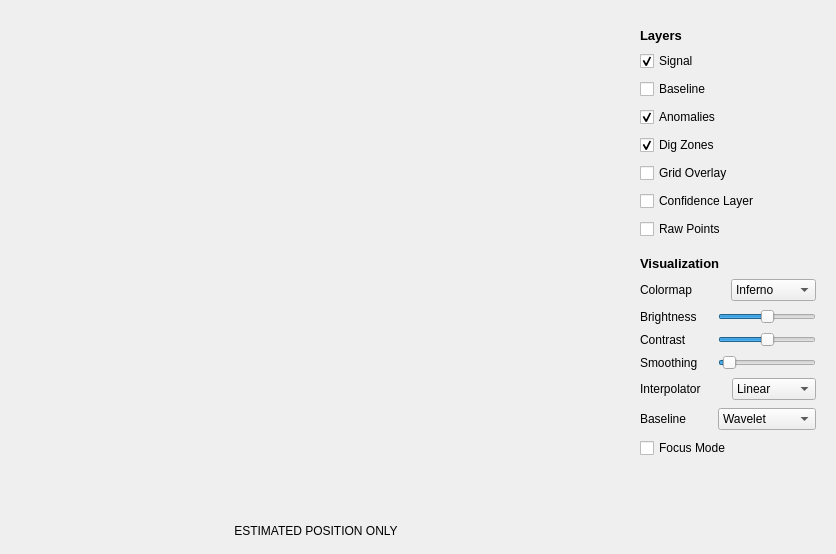
      <widget class="QWidget" name="tabHeatmap2D">
       <attribute name="title">
        <string>2D Heatmap</string>
       </attribute>
       <layout class="QHBoxLayout" name="heatmapLay">
        <property name="spacing">
         <number>12</number>
        </property>
        <property name="leftMargin">
         <number>16</number>
        </property>
        <property name="topMargin">
         <number>16</number>
        </property>
        <property name="rightMargin">
         <number>8</number>
        </property>
        <property name="bottomMargin">
         <number>16</number>
        </property>
        <item>
         <layout class="QVBoxLayout" name="hmCanvasLay">
          <property name="spacing">
           <number>8</number>
          </property>
          <item>
           <widget class="QFrame" name="plotFrame">
            <property name="minimumSize">
             <size>
              <width>600</width>
              <height>500</height>
             </size>
            </property>
            <layout class="QVBoxLayout" name="hmPlotLay">
             <property name="leftMargin">
              <number>0</number>
             </property>
             <property name="topMargin">
              <number>0</number>
             </property>
             <property name="rightMargin">
              <number>0</number>
             </property>
             <property name="bottomMargin">
              <number>0</number>
             </property>
            </layout>
           </widget>
          </item>
          <item>
           <widget class="QLabel" name="digZoneLabel">
            <property name="visible">
             <bool>false</bool>
            </property>
            <property name="text">
             <string>ESTIMATED POSITION ONLY</string>
            </property>
            <property name="alignment">
             <set>Qt::AlignCenter</set>
            </property>
           </widget>
          </item>
         </layout>
        </item>
        <item>
         <widget class="QFrame" name="cardFrame_Heatmap2D">
          <property name="sizePolicy">
           <sizepolicy hsizetype="Fixed" vsizetype="Preferred">
            <horstretch>0</horstretch>
            <verstretch>0</verstretch>
           </sizepolicy>
          </property>
          <property name="minimumSize">
           <size>
            <width>160</width>
            <height>0</height>
           </size>
          </property>
          <property name="maximumSize">
           <size>
            <width>200</width>
            <height>16777215</height>
           </size>
          </property>
          <layout class="QVBoxLayout" name="hmCtrlLay">
           <property name="spacing">
            <number>8</number>
           </property>
           <property name="leftMargin">
            <number>12</number>
           </property>
           <property name="topMargin">
            <number>12</number>
           </property>
           <property name="rightMargin">
            <number>12</number>
           </property>
           <property name="bottomMargin">
            <number>12</number>
           </property>
           <item>
            <widget class="QLabel" name="sectionLabel_6">
             <property name="font">
              <font>
               <family>Segoe UI</family>
               <pointsize>10</pointsize>
               <bold>true</bold>
              </font>
             </property>
             <property name="text">
              <string>Layers</string>
             </property>
            </widget>
           </item>
           <item>
            <widget class="QCheckBox" name="chkLSignal">
             <property name="text">
              <string>Signal</string>
             </property>
             <property name="checked">
              <bool>true</bool>
             </property>
            </widget>
           </item>
           <item>
            <widget class="QCheckBox" name="chkLBaseline">
             <property name="text">
              <string>Baseline</string>
             </property>
            </widget>
           </item>
           <item>
            <widget class="QCheckBox" name="chkLAnomalies">
             <property name="text">
              <string>Anomalies</string>
             </property>
             <property name="checked">
              <bool>true</bool>
             </property>
            </widget>
           </item>
           <item>
            <widget class="QCheckBox" name="chkLDigZones">
             <property name="text">
              <string>Dig Zones</string>
             </property>
             <property name="checked">
              <bool>true</bool>
             </property>
            </widget>
           </item>
           <item>
            <widget class="QCheckBox" name="chkLGrid">
             <property name="text">
              <string>Grid Overlay</string>
             </property>
            </widget>
           </item>
           <item>
            <widget class="QCheckBox" name="chkLConfidence">
             <property name="text">
              <string>Confidence Layer</string>
             </property>
            </widget>
           </item>
           <item>
            <widget class="QCheckBox" name="chkLRawPts">
             <property name="text">
              <string>Raw Points</string>
             </property>
            </widget>
           </item>
           <item>
            <widget class="QFrame" name="hSep6">
             <property name="minimumSize">
              <size>
               <width>0</width>
               <height>1</height>
              </size>
             </property>
            </widget>
           </item>
           <item>
            <widget class="QLabel" name="sectionLabel_7">
             <property name="font">
              <font>
               <family>Segoe UI</family>
               <pointsize>10</pointsize>
               <bold>true</bold>
              </font>
             </property>
             <property name="text">
              <string>Visualization</string>
             </property>
            </widget>
           </item>
           <item>
            <layout class="QHBoxLayout" name="cmapLay">
             <item>
              <widget class="QLabel" name="lblCmap">
               <property name="minimumSize">
                <size>
                 <width>70</width>
                 <height>0</height>
                </size>
               </property>
               <property name="text">
                <string>Colormap</string>
               </property>
              </widget>
             </item>
             <item>
              <widget class="QComboBox" name="cmbCmap">
               <item>
                <property name="text">
                 <string>Inferno</string>
                </property>
               </item>
               <item>
                <property name="text">
                 <string>Turbo</string>
                </property>
               </item>
               <item>
                <property name="text">
                 <string>Viridis</string>
                </property>
               </item>
               <item>
                <property name="text">
                 <string>Plasma</string>
                </property>
               </item>
               <item>
                <property name="text">
                 <string>Grayscale</string>
                </property>
               </item>
               <item>
                <property name="text">
                 <string>Custom...</string>
                </property>
               </item>
              </widget>
             </item>
            </layout>
           </item>
           <item>
            <layout class="QHBoxLayout" name="brightLay">
             <item>
              <widget class="QLabel" name="lblBright">
               <property name="minimumSize">
                <size>
                 <width>70</width>
                 <height>0</height>
                </size>
               </property>
               <property name="text">
                <string>Brightness</string>
               </property>
              </widget>
             </item>
             <item>
              <widget class="QSlider" name="sldBright">
               <property name="minimum">
                <number>0</number>
               </property>
               <property name="maximum">
                <number>200</number>
               </property>
               <property name="value">
                <number>100</number>
               </property>
               <property name="orientation">
                <enum>Qt::Horizontal</enum>
               </property>
              </widget>
             </item>
            </layout>
           </item>
           <item>
            <layout class="QHBoxLayout" name="contLay">
             <item>
              <widget class="QLabel" name="lblCont">
               <property name="minimumSize">
                <size>
                 <width>70</width>
                 <height>0</height>
                </size>
               </property>
               <property name="text">
                <string>Contrast</string>
               </property>
              </widget>
             </item>
             <item>
              <widget class="QSlider" name="sldCont">
               <property name="minimum">
                <number>0</number>
               </property>
               <property name="maximum">
                <number>200</number>
               </property>
               <property name="value">
                <number>100</number>
               </property>
               <property name="orientation">
                <enum>Qt::Horizontal</enum>
               </property>
              </widget>
             </item>
            </layout>
           </item>
           <item>
            <layout class="QHBoxLayout" name="smoothLay">
             <item>
              <widget class="QLabel" name="lblSmooth">
               <property name="minimumSize">
                <size>
                 <width>70</width>
                 <height>0</height>
                </size>
               </property>
               <property name="text">
                <string>Smoothing</string>
               </property>
              </widget>
             </item>
             <item>
              <widget class="QSlider" name="sldSmooth">
               <property name="minimum">
                <number>0</number>
               </property>
               <property name="maximum">
                <number>20</number>
               </property>
               <property name="value">
                <number>1</number>
               </property>
               <property name="orientation">
                <enum>Qt::Horizontal</enum>
               </property>
              </widget>
             </item>
            </layout>
           </item>
           <item>
            <layout class="QHBoxLayout" name="interpLay">
             <item>
              <widget class="QLabel" name="lblInterp">
               <property name="minimumSize">
                <size>
                 <width>70</width>
                 <height>0</height>
                </size>
               </property>
               <property name="text">
                <string>Interpolator</string>
               </property>
              </widget>
             </item>
             <item>
              <widget class="QComboBox" name="cmbInterp">
               <item>
                <property name="text">
                 <string>Linear</string>
                </property>
               </item>
               <item>
                <property name="text">
                 <string>Nearest</string>
                </property>
               </item>
               <item>
                <property name="text">
                 <string>Cubic</string>
                </property>
               </item>
               <item>
                <property name="text">
                 <string>Gaussian</string>
                </property>
               </item>
               <item>
                <property name="text">
                 <string>RBF</string>
                </property>
               </item>
              </widget>
             </item>
            </layout>
           </item>
           <item>
            <layout class="QHBoxLayout" name="baseLay">
             <item>
              <widget class="QLabel" name="lblBase">
               <property name="minimumSize">
                <size>
                 <width>70</width>
                 <height>0</height>
                </size>
               </property>
               <property name="text">
                <string>Baseline</string>
               </property>
              </widget>
             </item>
             <item>
              <widget class="QComboBox" name="cmbBase">
               <item>
                <property name="text">
                 <string>Wavelet</string>
                </property>
               </item>
               <item>
                <property name="text">
                 <string>Polynomial</string>
                </property>
               </item>
               <item>
                <property name="text">
                 <string>Rolling Mean</string>
                </property>
               </item>
               <item>
                <property name="text">
                 <string>None</string>
                </property>
               </item>
              </widget>
             </item>
            </layout>
           </item>
           <item>
            <widget class="QCheckBox" name="chkFocusMode">
             <property name="text">
              <string>Focus Mode</string>
             </property>
            </widget>
           </item>
           <item>
            <spacer name="hmCtrlSp">
             <property name="orientation">
              <enum>Qt::Vertical</enum>
             </property>
             <property name="sizeHint" stdset="0">
              <size>
               <width>0</width>
               <height>0</height>
              </size>
             </property>
            </spacer>
           </item>
          </layout>
         </widget>
        </item>
       </layout>
      </widget>
